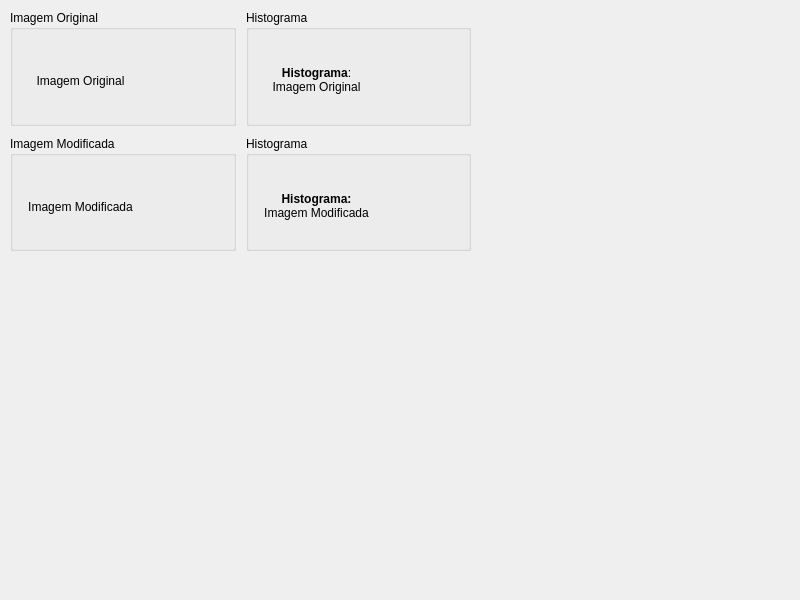
<?xml version="1.0" encoding="UTF-8"?>
<ui version="4.0">
 <class>FormHistograma</class>
 <widget class="QWidget" name="FormHistograma">
  <property name="windowModality">
   <enum>Qt::WindowModality::ApplicationModal</enum>
  </property>
  <property name="geometry">
   <rect>
    <x>0</x>
    <y>0</y>
    <width>800</width>
    <height>600</height>
   </rect>
  </property>
  <property name="windowTitle">
   <string>Histograma</string>
  </property>
  <widget class="QWidget" name="gridLayoutWidget">
   <property name="geometry">
    <rect>
     <x>10</x>
     <y>10</y>
     <width>461</width>
     <height>241</height>
    </rect>
   </property>
   <layout class="QGridLayout" name="gridLayout">
    <property name="spacing">
     <number>10</number>
    </property>
    <item row="0" column="0">
     <widget class="QGroupBox" name="groupBox_1">
      <property name="title">
       <string>Imagem Original</string>
      </property>
      <widget class="QWidget" name="verticalLayoutWidget_2">
       <property name="geometry">
        <rect>
         <x>10</x>
         <y>20</y>
         <width>121</width>
         <height>101</height>
        </rect>
       </property>
       <layout class="QVBoxLayout" name="verticalLayout_1">
        <item>
         <widget class="QLabel" name="label_imagem_original">
          <property name="text">
           <string>Imagem Original</string>
          </property>
          <property name="alignment">
           <set>Qt::AlignmentFlag::AlignCenter</set>
          </property>
         </widget>
        </item>
       </layout>
      </widget>
     </widget>
    </item>
    <item row="0" column="1">
     <widget class="QGroupBox" name="groupBox_2">
      <property name="title">
       <string>Histograma</string>
      </property>
      <widget class="QWidget" name="verticalLayoutWidget">
       <property name="geometry">
        <rect>
         <x>10</x>
         <y>20</y>
         <width>121</width>
         <height>101</height>
        </rect>
       </property>
       <layout class="QVBoxLayout" name="verticalLayout_2">
        <item>
         <widget class="QLabel" name="label_histograma_original">
          <property name="text">
           <string>&lt;html&gt;&lt;head/&gt;&lt;body&gt;&lt;p&gt;&lt;span style=&quot; font-weight:700;&quot;&gt;Histograma&lt;/span&gt;:&lt;br/&gt;Imagem Original&lt;/p&gt;&lt;/body&gt;&lt;/html&gt;</string>
          </property>
          <property name="alignment">
           <set>Qt::AlignmentFlag::AlignCenter</set>
          </property>
         </widget>
        </item>
       </layout>
      </widget>
     </widget>
    </item>
    <item row="1" column="0">
     <widget class="QGroupBox" name="groupBox_3">
      <property name="title">
       <string>Imagem Modificada</string>
      </property>
      <widget class="QWidget" name="verticalLayoutWidget_4">
       <property name="geometry">
        <rect>
         <x>10</x>
         <y>20</y>
         <width>121</width>
         <height>101</height>
        </rect>
       </property>
       <layout class="QVBoxLayout" name="verticalLayout_3">
        <item>
         <widget class="QLabel" name="label_imagem_modificada">
          <property name="text">
           <string>Imagem Modificada</string>
          </property>
          <property name="alignment">
           <set>Qt::AlignmentFlag::AlignCenter</set>
          </property>
         </widget>
        </item>
       </layout>
      </widget>
     </widget>
    </item>
    <item row="1" column="1">
     <widget class="QGroupBox" name="groupBox_4">
      <property name="title">
       <string>Histograma</string>
      </property>
      <widget class="QWidget" name="verticalLayoutWidget_3">
       <property name="geometry">
        <rect>
         <x>10</x>
         <y>20</y>
         <width>121</width>
         <height>101</height>
        </rect>
       </property>
       <layout class="QVBoxLayout" name="verticalLayout_4">
        <item>
         <widget class="QLabel" name="label_histograma_modificada">
          <property name="text">
           <string>&lt;html&gt;&lt;head/&gt;&lt;body&gt;&lt;p&gt;&lt;span style=&quot; font-weight:700;&quot;&gt;Histograma:&lt;/span&gt;&lt;br/&gt;Imagem Modificada&lt;/p&gt;&lt;/body&gt;&lt;/html&gt;</string>
          </property>
          <property name="alignment">
           <set>Qt::AlignmentFlag::AlignCenter</set>
          </property>
         </widget>
        </item>
       </layout>
      </widget>
     </widget>
    </item>
   </layout>
  </widget>
 </widget>
 <resources/>
 <connections/>
</ui>
